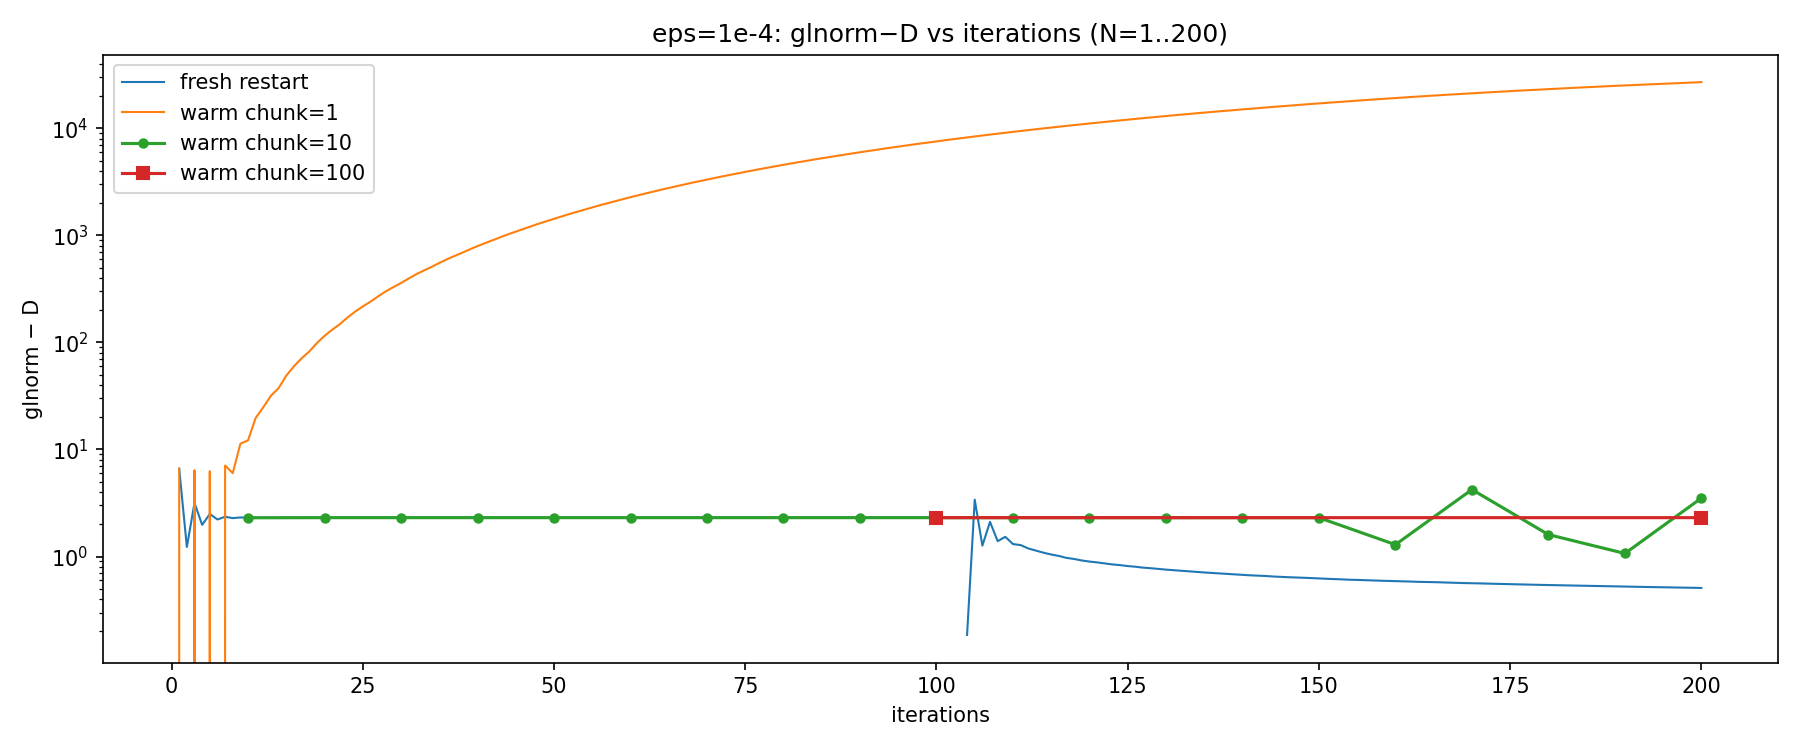

Write Python code to recreate this figure.
"""Fine-grained glnorm tracking at N=1..200 for eps=1e-4: fresh restart vs warm-start."""

import numpy as np
import cvxpy as cp
import scs
import matplotlib.pyplot as plt

from isometry_pursuit.transformation import exponential_transformation

data_tensor = np.load('/Users/samsonkoelle/isometry-pursuit/data/ethanol_tensor.npy')
X_t = exponential_transformation(data_tensor[:, :, 1])
D, P = X_t.shape

beta_var = cp.Variable((P, D))
prob = cp.Problem(
    cp.Minimize(cp.sum(cp.norm(beta_var, axis=1))),
    [X_t @ beta_var == np.eye(D)]
)
data, chain, inverse_data = prob.get_problem_data(cp.SCS)
dims = data['dims']
scs_data = {'A': data['A'], 'b': data['b'], 'c': data['c']}
cone = {'z': dims.zero, 'l': dims.nonneg, 'q': list(dims.soc), 'ep': dims.exp}

eps = 1e-4
iters = list(range(1, 201))

# --- fresh restarts: N=1..200 ---
glnorms_fresh = []
for N in iters:
    s = scs.SCS(scs_data, cone, eps_abs=eps, eps_rel=eps, max_iters=N, verbose=False)
    sol = s.solve()
    prob.unpack_results(sol, chain, inverse_data)
    beta_val = beta_var.value
    glnorm = np.sum(np.linalg.norm(beta_val, axis=1)) if beta_val is not None else np.nan
    glnorms_fresh.append(glnorm - D)
    if sol['info']['status'] != 'unfinished':
        print(f"  fresh N={N}: converged ({sol['info']['status']}), glnorm-D={glnorm-D:.4f}")
print("fresh restarts done")

# --- warm-start chunk=1: each call does 1 iter ---
s_w1 = scs.SCS(scs_data, cone, eps_abs=eps, eps_rel=eps, max_iters=1, verbose=False)
glnorms_warm1 = []
for i, N in enumerate(iters):
    sol = s_w1.solve(warm_start=(i > 0))
    prob.unpack_results(sol, chain, inverse_data)
    beta_val = beta_var.value
    glnorm = np.sum(np.linalg.norm(beta_val, axis=1)) if beta_val is not None else np.nan
    glnorms_warm1.append(glnorm - D)
print("warm-start chunk=1 done")

# --- warm-start chunk=10 ---
s_w10 = scs.SCS(scs_data, cone, eps_abs=eps, eps_rel=eps, max_iters=10, verbose=False)
glnorms_warm10, iters_w10 = [], []
for i in range(20):  # 20*10 = 200
    sol = s_w10.solve(warm_start=(i > 0))
    prob.unpack_results(sol, chain, inverse_data)
    beta_val = beta_var.value
    glnorm = np.sum(np.linalg.norm(beta_val, axis=1)) if beta_val is not None else np.nan
    glnorms_warm10.append(glnorm - D)
    iters_w10.append((i + 1) * 10)
print("warm-start chunk=10 done")

# --- warm-start chunk=100 ---
s_w100 = scs.SCS(scs_data, cone, eps_abs=eps, eps_rel=eps, max_iters=100, verbose=False)
glnorms_warm100, iters_w100 = [], []
for i in range(2):  # 2*100 = 200
    sol = s_w100.solve(warm_start=(i > 0))
    prob.unpack_results(sol, chain, inverse_data)
    beta_val = beta_var.value
    glnorm = np.sum(np.linalg.norm(beta_val, axis=1)) if beta_val is not None else np.nan
    glnorms_warm100.append(glnorm - D)
    iters_w100.append((i + 1) * 100)
    print(f"  warm chunk=100 iter={iters_w100[-1]}: status={sol['info']['status']}, glnorm-D={glnorm-D:.4f}")
print("warm-start chunk=100 done")

fig, ax = plt.subplots(figsize=(12, 5))
ax.plot(iters, glnorms_fresh,  '-',  lw=1,   label='fresh restart')
ax.plot(iters, glnorms_warm1,  '-',  lw=1,   label='warm chunk=1')
ax.plot(iters_w10,  glnorms_warm10,  'o-', ms=4, label='warm chunk=10')
ax.plot(iters_w100, glnorms_warm100, 's-', ms=6, label='warm chunk=100')
ax.set_yscale('log')
ax.set_xlabel('iterations')
ax.set_ylabel('glnorm − D')
ax.set_title(f'eps=1e-4: glnorm−D vs iterations (N=1..200)')
ax.legend()
plt.tight_layout()
plt.savefig('/Users/samsonkoelle/isometry-pursuit/experiments/debug_early_iters.png', dpi=150)
plt.close()
print("saved debug_early_iters.png")
